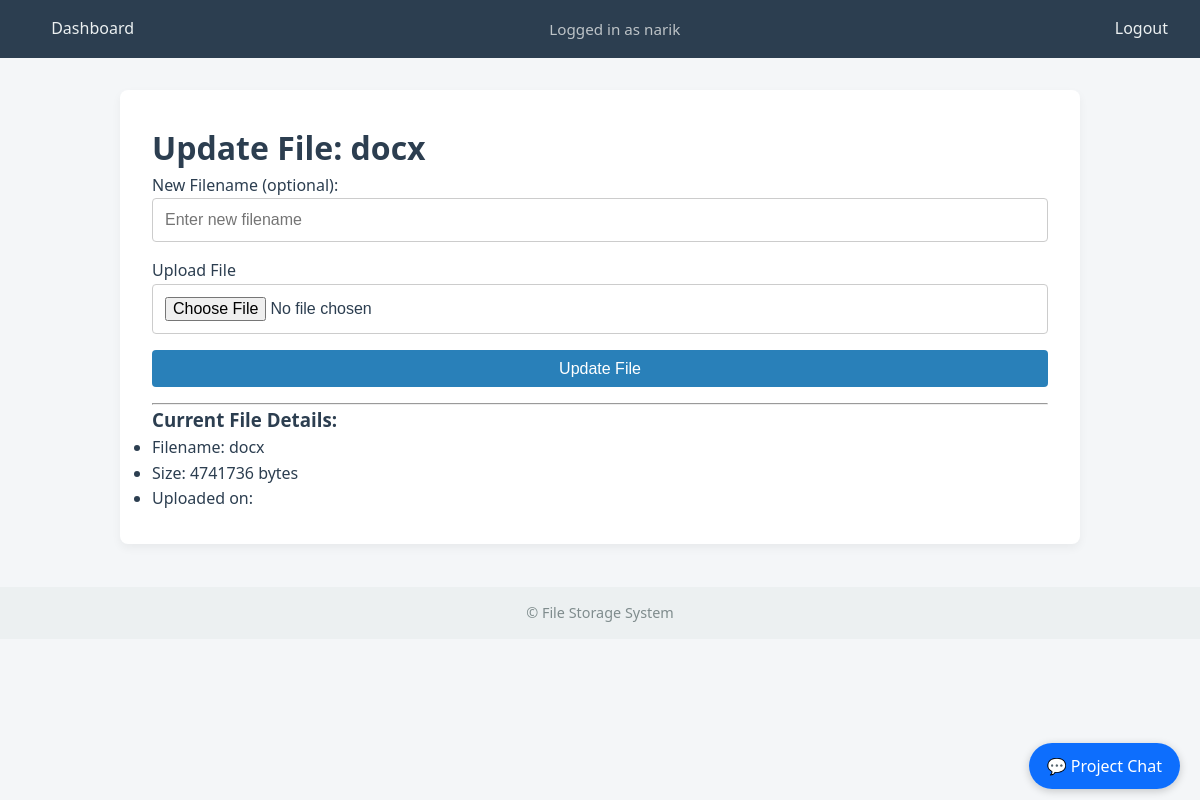
Page /update/3 (signed in) on the committed database.
### file_storage/app/models/models_form.py (models this page shows)
class User(UserMixin, db.Model):
    id = db.Column(db.Integer, primary_key=True)
    username = db.Column(db.String(80), unique=True, nullable=False)
    password = db.Column(db.String(200), nullable=False)
    files = db.relationship('File', backref='owner', lazy=True)

class File(db.Model):
    id = db.Column(db.Integer, primary_key=True)
    filename = db.Column(db.String(100))
    size = db.Column(db.Integer)
    uploaded = db.Column(db.DateTime, default=datetime.utcnow)
    user_id = db.Column(db.Integer, db.ForeignKey('user.id'))

### file_storage/app/files/views.py (the view, shortened to what this page needs)
@files_bp.route('/update/<int:file_id>', methods=['GET', 'POST'])
@login_required
def update_file(file_id):
    file = File.query.get_or_404(file_id)
    if file.user_id != current_user.id:
        flash("You don't have permission to edit this file.")
        return redirect(url_for('files.dashboard'))
    form = UploadForm()
    return render_template('update_file.html', form=form, file=file)

### file_storage/app/models/models_form.py
class UploadForm(FlaskForm):
    file = FileField('Upload File')
    submit = SubmitField('Upload')

### file_storage/app/models/models_form.py (called while the page is built)
@login_manager.user_loader
def load_user(user_id):
    return User.query.get(int(user_id))

### file_storage/app/templates/update_file.html (shortened to what this page needs)
{% extends 'base.html' %}
{% block content %}
    <h1>Update File: {{ file.filename }}</h1>
    <form method="POST" enctype="multipart/form-data">
        <div>
            <label for="new_filename">New Filename (optional):</label>
            <input type="text" name="new_filename" class="form-control" placeholder="Enter new filename" />
        </div>
        <div>
            {{ form.file.label }}
            {{ form.file() }}
        </div>
        <div>
            <button type="submit" class="btn btn-warning">Update File</button>
        </div>
    </form>
    <hr>
    <h3>Current File Details:</h3>
    <ul>
        <li>Filename: {{ file.filename }}</li>
        <li>Size: {{ file.size }} bytes</li>
        <li>Uploaded on: {{ file.timestamp }}</li>
    </ul>
{% endblock %}

### file_storage/app/templates/base.html (shortened to what this page needs)
<!DOCTYPE html>
<html lang="en">
<head>
    <link rel="stylesheet" href="{{ url_for('static', filename='style.css') }}">
</head>
<body>
    <nav>
        <div class="nav-container">
            <a href="{{ url_for('files.dashboard') }}">Dashboard</a>
            {% if current_user.is_authenticated %}
                <span class="user-info">Logged in as {{ current_user.username }}</span>
                <a href="{{ url_for('auth.logout') }}">Logout</a>
            {% else %}
                <a href="{{ url_for('auth.login') }}">Login</a>
                <a href="{{ url_for('auth.register') }}">Register</a>
            {% endif %}
        </div>
    </nav>
    <main>
        {% block content %}{% endblock %}
    </main>
   {% if current_user.is_authenticated and request.endpoint != 'chat.project_chat' %}
<div style="position: fixed; bottom: 20px; right: 20px; z-index: 1000;">
    <a href="{{ url_for('chat.project_chat') }}"
       style="background-color: #0d6efd; color: white; padding: 12px 18px; border-radius: 50px; text-decoration: none; font-weight: 500; box-shadow: 0 2px 8px rgba(0,0,0,0.2);">
        💬 Project Chat
    </a>
</div>
{% endif %}
    <footer>
        <p>&copy; {{ current_year }} File Storage System</p>
    </footer>
</body>
</html>

### file_storage/app/static/style.css (style rules this page uses)
* { box-sizing: border-box; margin: 0; padding: 0; }
body { font-family: 'Segoe UI', Tahoma, sans-serif; background-color: #f4f6f8; color: #2c3e50; line-height: 1.6; }
nav { background-color: #2c3e50; padding: 1em 2em; }
.nav-container { display: flex; justify-content: space-between; align-items: center; }
nav a { color: #ecf0f1; margin-left: 1.2em; text-decoration: none; font-weight: 500; transition: color 0.2s ease; }
.user-info { color: #bdc3c7; font-size: 0.95em; }
main { max-width: 960px; margin: 2em auto; padding: 2em; background: #ffffff; border-radius: 8px; box-shadow: 0 4px 10px rgba(0, 0, 0, 0.05); }
input, select, textarea, button { font-size: 1em; padding: 0.75em; margin-bottom: 1em; width: 100%; border: 1px solid #ccc; border-radius: 4px; transition: border-color 0.2s ease; }
button { background-color: #2980b9; color: white; border: none; font-weight: 500; cursor: pointer; transition: background-color 0.2s ease; }
footer { text-align: center; padding: 1em; margin-top: 3em; background-color: #ecf0f1; color: #7f8c8d; font-size: 0.9em; }
.btn { background-color: #2980b9; color: white; padding: 0.6em 1em; text-decoration: none; border: none; border-radius: 4px; cursor: pointer; font-weight: 500; display: inline-block; text-align: center; white-space: nowrap; }
button { background: #0d6efd; color: white; font-weight: bold; font-size: 16px; border: none; padding: 12px; border-radius: 10px; cursor: pointer; transition: 0.3s; }

### rows in the picture
User: username "narik"
File: filename "docx", size "4741736"
